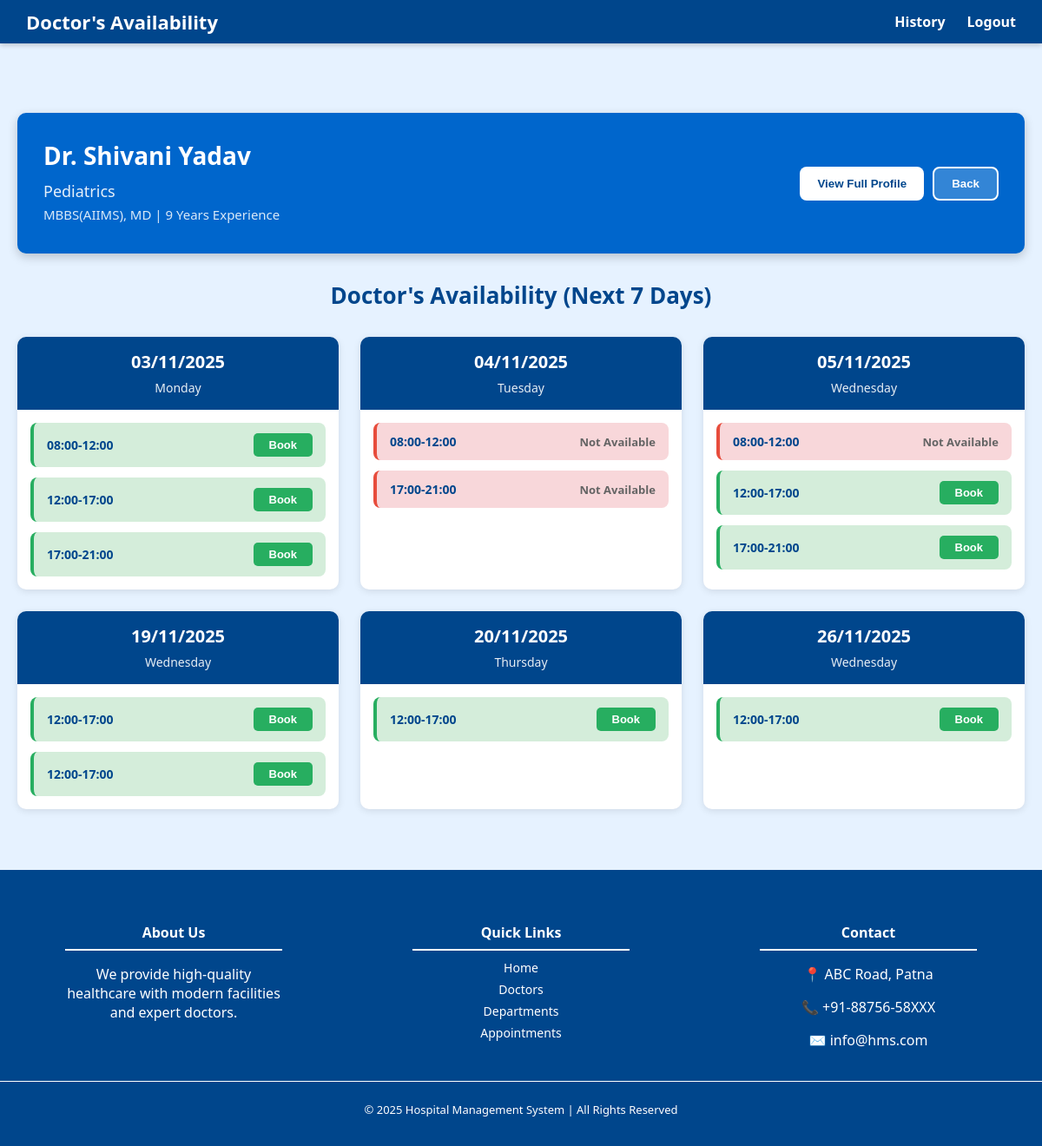
/check-availability/3 (signed in), run on the app's committed database.
### app.py (models this page shows)
class Doctor(db.Model):
    id = db.Column(db.Integer, primary_key=True)
    username = db.Column(db.String(100), unique=True, nullable=False)
    password = db.Column(db.String(200), nullable=False)
    first_name = db.Column(db.String(100), nullable=False)
    last_name = db.Column(db.String(100), nullable=False)
    email = db.Column(db.String(120), unique=True, nullable=False)
    contact = db.Column(db.String(15), nullable=False)
    department_id = db.Column(db.Integer, db.ForeignKey('department.id'), nullable=False)
    specialization = db.Column(db.String(100))
    education = db.Column(db.Text)
    experience = db.Column(db.Integer)
    is_active = db.Column(db.Boolean, default=True)
    appointments = db.relationship('Appointment', backref='doctor', lazy=True)

class DoctorAvailability(db.Model):
    id = db.Column(db.Integer, primary_key=True)
    doctor_id = db.Column(db.Integer, db.ForeignKey('doctor.id'), nullable=False)
    date = db.Column(db.Date, nullable=False)
    time_slot = db.Column(db.String(20), nullable=False)  # 08:00-12:00
    is_available = db.Column(db.Boolean, default=True)
    doctor = db.relationship('Doctor', backref='availability')

### app.py (the view)
@app.route('/check-availability/<int:doctor_id>')
def doct_avail_patient(doctor_id):
    if session.get('user_type') != 'patient':
        return redirect(url_for('login'))
    doctor = Doctor.query.get_or_404(doctor_id)
    patient = Patient.query.get(session['user_id'])
    availability = DoctorAvailability.query.filter_by(
        doctor_id=doctor_id
    ).order_by(DoctorAvailability.date).all()
    return render_template(
        'doct_avail_patient.html',
        doctor=doctor,
        patient=patient,
        availability=availability
    )

### templates/doct_avail_patient.html (shortened to what this page needs)
<!DOCTYPE html>
<html lang="en">
<head>
    <link rel="stylesheet" href="/static/doct_avail_patient.css">
</head>
<body>
    <header>
        <div class="nav-bar">
            <h2 class="user-name">Doctor's Availability</h2>
            <ul>
                <li><a href="{{ url_for('patient_history') }}">History</a></li>
                <li><a href="{{ url_for('logout') }}">Logout</a></li>
            </ul>
        </div>
    </header>
    <main>
        <div class="availability-container">
            <div class="doctor-header">
                <div class="doctor-info">
                    <h2>Dr. {{ doctor.first_name }} {{ doctor.last_name }}</h2>
                    <p class="specialization">{{ doctor.specialization }}</p>
                    <p class="education">{{ doctor.education }} | {{ doctor.experience }} Years Experience</p>
                </div>
                <div class="header-actions">
                    <input type="button" value="View Full Profile" class="profile-btn"
                        onclick="window.location.href='{{ url_for('doct_profile', doctor_id=doctor.id) }}'">
                    <input type="button" value="Back" class="back-btn"
                        onclick="window.location.href='{{ url_for('patient_dashboard') }}'">
                </div>
            </div>
            <h3 class="section-title">Doctor's Availability (Next 7 Days)</h3>
            {% set grouped_slots = {} %}
            <div class="calendar-container">
                {% for date, slots in grouped_slots.items() %}
                <div class="day-card">
                    <div class="day-header">
                        <h4>{{ date }}</h4>
                        <span class="day-name">{{ slots[0].date.strftime('%A') }}</span>
                    </div>
                    <div class="slots">
                        {% for slot in slots %}
                            {% if slot.is_available %}
                                <div class="slot available">
                                    <span class="time">{{ slot.time_slot }}</span>
                                    <input type="button" value="Book" class="book-btn"
                                        onclick="window.location.href='{{ url_for('book_appointment', doctor_id=doctor.id) }}'">
                                </div>
                            {% else %}
                                <div class="slot unavailable">
                                    <span class="time">{{ slot.time_slot }}</span>
                                    <span class="status">Not Available</span>
                                </div>
                            {% endif %}
                        {% endfor %}
                    </div>
                </div>
                {% else %}
                    <p style="text-align:center; color:gray;">No availability set for the next 7 days.</p>
                {% endfor %}
            </div>
        </div>
    </main>
    <footer>
        <div class="footer">
            <div class="footer-container">
                <div class="footer-section">
                    <h4>About Us</h4>
                    <p>We provide high-quality healthcare with modern facilities and expert doctors.</p>
                </div>
                <div class="footer-section">
                    <h4>Quick Links</h4>
                    <a href="{{ url_for('index') }}">Home</a>
                    <a href="{{ url_for('doctor_list') }}">Doctors</a>
                    <a href="#departments">Departments</a>
                    <a href="{{ url_for('patient_dashboard') }}">Appointments</a>
                </div>
                <div class="footer-section">
                    <h4>Contact</h4>
                    <p>📍 ABC Road, Patna</p>
                    <p>📞 +91-88756-58XXX</p>
                    <p>✉️ info@hms.com</p>
                </div>
            </div>
            <div class="footer-bottom">
                <p>© 2025 Hospital Management System | All Rights Reserved</p>
            </div>
        </div>
    </footer>
</body>
</html>

### static/doct_avail_patient.css (style rules this page uses)
body { font-family: 'Segoe UI', Tahoma, Geneva, Verdana, sans-serif, Arial, Helvetica; margin: 0; padding-top: 100px; background-color: rgb(230, 242, 255); }
.nav-bar { display: flex; flex-direction: row; align-items: center; justify-content: space-between; background-color: rgb(0, 70, 140); top: 0; left: 0; width: 100%; position: fixed; z-index: 1000; box-sizing: border-box; color: white; padding: 10px 30px; box-shadow: 0 2px 6px rgba(0, 0, 0, 0.2); }
.nav-bar h2 { margin: 0; font-size: 22px; }
.nav-bar ul { list-style: none; display: flex; margin: 0; padding: 0; }
.nav-bar ul li { margin-left: 25px; }
.nav-bar ul li a { font-size: 16px; text-decoration: none; color: white; font-weight: bold; }
.availability-container { max-width: 1200px; margin: 30px auto; padding: 0 20px; }
.doctor-header { background: rgb(0, 102, 204); color: white; padding: 30px; border-radius: 10px; margin-bottom: 30px; box-shadow: 0 4px 12px rgba(0, 0, 0, 0.2); display: flex; justify-content: space-between; align-items: center; }
.doctor-info h2 { margin: 0 0 10px 0; font-size: 28px; }
.specialization { font-size: 18px; margin: 5px 0; opacity: 0.9; }
.education { font-size: 15px; margin: 5px 0; opacity: 0.85; }
.header-actions { display: flex; gap: 10px; }
.profile-btn, .back-btn { padding: 10px 20px; border: none; border-radius: 8px; font-weight: bold; cursor: pointer; transition: 0.3s ease; }
.profile-btn { background-color: white; color: rgb(0, 70, 140); }
.back-btn { background-color: rgba(255, 255, 255, 0.2); color: white; border: 2px solid white; }
.section-title { text-align: center; color: rgb(0, 70, 140); font-size: 26px; margin-bottom: 30px; }
.calendar-container { display: grid; grid-template-columns: repeat(auto-fit, minmax(300px, 1fr)); gap: 25px; }
.day-card { background-color: white; border-radius: 10px; box-shadow: 0 2px 8px rgba(0, 0, 0, 0.1); overflow: hidden; transition: 0.3s ease; }
.day-header { background-color: rgb(0, 70, 140); color: white; padding: 15px 20px; text-align: center; }
.day-header h4 { margin: 0 0 5px 0; font-size: 20px; }
.day-name { font-size: 14px; opacity: 0.9; }
.slots { padding: 15px; display: flex; flex-direction: column; gap: 12px; }
.slot { display: flex; justify-content: space-between; align-items: center; padding: 12px 15px; border-radius: 8px; transition: 0.3s ease; }
.slot.available { background-color: rgb(212, 237, 218); border-left: 4px solid rgb(39, 174, 96); }
.slot.unavailable { background-color: rgb(248, 215, 218); border-left: 4px solid rgb(231, 76, 60); }
.slot .time { font-weight: bold; color: rgb(0, 70, 140); font-size: 14px; }
.slot .status { font-size: 13px; font-weight: 600; color: rgb(100, 100, 100); }
.book-btn { padding: 6px 18px; background-color: rgb(39, 174, 96); color: white; border: none; border-radius: 5px; font-weight: bold; font-size: 13px; cursor: pointer; transition: 0.3s ease; }
footer { background-color: rgb(0, 70, 140); color: white; padding: 20px 0; text-align: center; margin-top: 70px; }
.footer-container { display: flex; justify-content: space-around; flex-wrap: wrap; margin: 10px 0; }
.footer-section { width: 250px; margin: 10px; }
.footer-section h4 { border-bottom: 2px solid white; padding-bottom: 8px; margin-bottom: 10px; }
.footer-section a { color: white; text-decoration: none; display: block; margin-bottom: 6px; font-size: 14px; text-align: center; }
.footer-bottom { border-top: 1px solid white; padding-top: 10px; font-size: 13px; color: white; }

### data on the page
Doctor: first_name "Shivani", last_name "Yadav", specialization "Pediatrics", education "MBBS(AIIMS), MD", experience "9"
DoctorAvailability: date "Monday", time_slot "08:00-12:00"
DoctorAvailability: time_slot "12:00-17:00"
DoctorAvailability: time_slot "17:00-21:00"
DoctorAvailability: date "Tuesday", time_slot "08:00-12:00"
DoctorAvailability: time_slot "17:00-21:00"
DoctorAvailability: date "Wednesday", time_slot "08:00-12:00"
DoctorAvailability: time_slot "12:00-17:00"
DoctorAvailability: time_slot "17:00-21:00"
DoctorAvailability: date "Wednesday", time_slot "12:00-17:00"
DoctorAvailability: time_slot "12:00-17:00"
DoctorAvailability: date "Thursday", time_slot "12:00-17:00"
DoctorAvailability: date "Wednesday", time_slot "12:00-17:00"

### other printed values
{{ date }} "03/11/2025" "04/11/2025" "05/11/2025" "19/11/2025" "20/11/2025" "26/11/2025"
